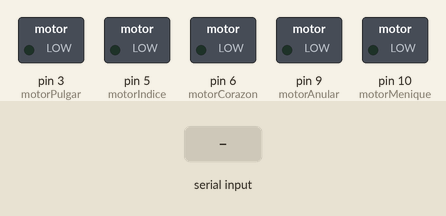
Simulated run of this sketch. Board: Arduino Uno, built with avr-gcc and run on an emulated ATmega328P. On the bench: switched loads named in the sketch (green lamp = pin HIGH). The inputs (shaded band) are chosen by the test bench.

Above: at 1.2 s.
1.3 s: "F" received over Serial
At 2.5 s:
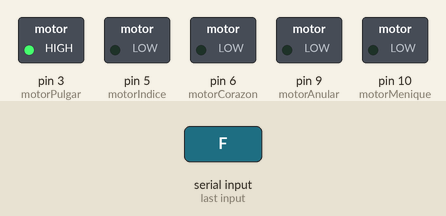
2.8 s: "T" received over Serial
At 3.7 s:
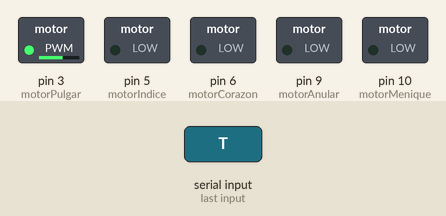
4.3 s: "W" received over Serial
At 4.8 s:
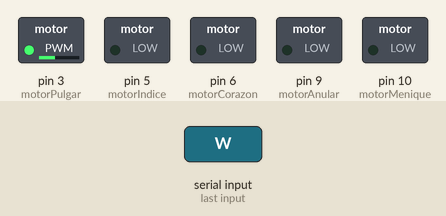
5.8 s: "A" received over Serial
At 7.1 s:
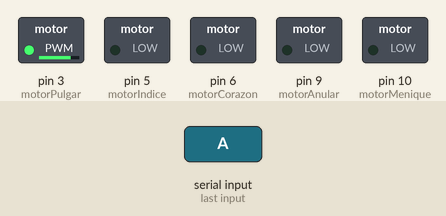
Timing chart, 0 to 8.3 s (numbered marks = the images above; inputs shaded):
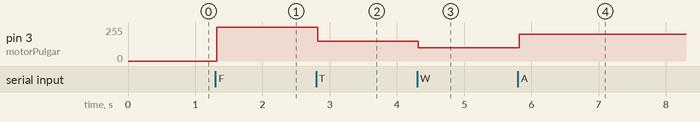

The sketch:

arduino.ino
```cpp
//Variables motor de vibración por dedo
//Responde al número de pin de la placa a la que está conectado el polo positivo del motor
int motorIndice = 5;
int motorPulgar = 3;
int motorCorazon = 6;
int motorAnular = 9;
int motorMenique = 10;

//Inicio de motores en estado apagado
int motorstate = LOW;

//Variable intesidad para pulsos PWM
int intensidad;

//Funcion: Setup
void setup()
{
  //Indicamos a arduino que los pines de los motores serán utilizados como salidas de voltaje
  pinMode(motorIndice, OUTPUT);
  pinMode(motorPulgar, OUTPUT);
  pinMode(motorCorazon, OUTPUT);
  pinMode(motorMenique, OUTPUT);
  pinMode(motorAnular, OUTPUT);

  //Indicamos la velocidad de transmisión del puerto
  //para que sea igual a la de envío de datos del ordenador generados por el software de interconexión 38,400.
  Serial.begin(38400);
}

//Función que devuelve el pin de salida de arduino asociado a un dedo
int GetMotor(int finger)
{
  if (finger == 0)
    return motorPulgar;
  else if (finger == 1)
    return motorIndice;
  else if (finger == 2)
    return motorCorazon;
  else if (finger == 3)
    return motorAnular;
  else if (finger == 4)
    return motorMenique;
}

//Función que gestiona el estímulo Fuego, Agua, Tierra, Aire y Frio
void processFire(int finger) {
  int motor = GetMotor(finger);
  analogWrite(motor,255);
}
void processEarth(int finger) {
  int motor = GetMotor(finger);
  analogWrite(motor,150);
}
void processWater(int finger) {
  int motor = GetMotor(finger);
  analogWrite(motor,100);
}
void processWind(int finger) {
  int motor = GetMotor(finger);
  analogWrite(motor,200);
}
void processCold(int finger) {
  int motor = GetMotor(finger);
  analogWrite(motor,0);
}

//Comienzo del LOOP
void loop()
{

  //Indicamos que la variable tiempo debe medirse en milisegundos.
  unsigned long currentTime = millis();

  //Arduino debe comprobar si el puerto serie está enviando información
  if (Serial.available())
  {
    //Esperar 20 milisegundos para volver a leer el puerto.
    delay(20);

    //Our data.
    String data = "";

    //Indicamos a Arduino mientras lleguen señales por el puerto serie
    //se deben leer como conjuntos de 5 caracteres.
    while (Serial.available())
      data += (char) (Serial.read());
    //Crea un array de 5 caracteres
    char c[5];
    data.toCharArray(c, 6);

    //Procesa los 5 caracteres de entrada asociados a cada dedo
    for(int i = 0;i<5;i++)
    {
      if (c[i] == 'F')
      {
        processFire(i);
      } else if (c[i] == 'T') {
        processEarth(i);
      } else if (c[i] == 'W') {
        processWater(i);
      } else if (c[i] == 'A') {
        processWind(i);
      } else if (c[i] == 'C') {
        processCold(i);
      }
    }
  }
}
```

Measured:
- after the input at 1.3 s, pin 3 (motorPulgar): 0/255 → 255/255 at once
- after the input at 2.8 s, pin 3 (motorPulgar): 255/255 → 150/255 at once
- after the input at 4.3 s, pin 3 (motorPulgar): 150/255 → 100/255 at once
- after the input at 5.8 s, pin 3 (motorPulgar): 100/255 → 200/255 at once
